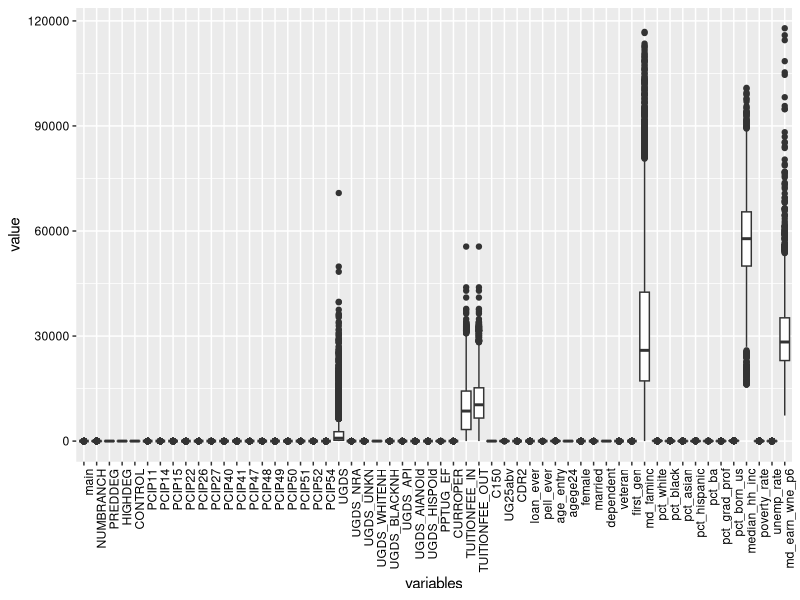
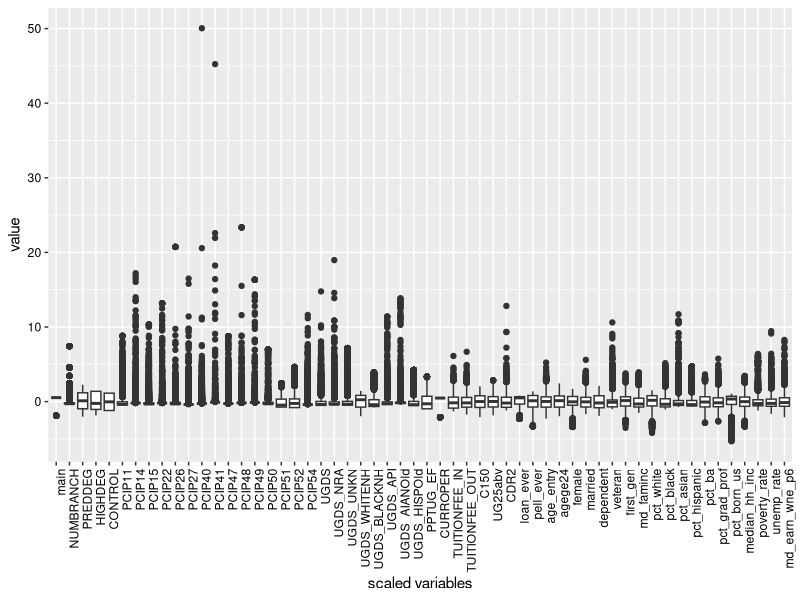
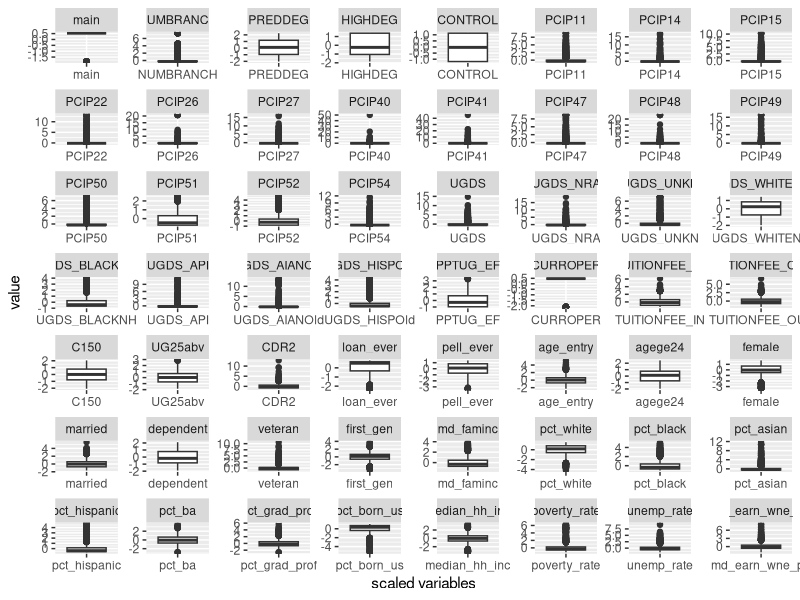
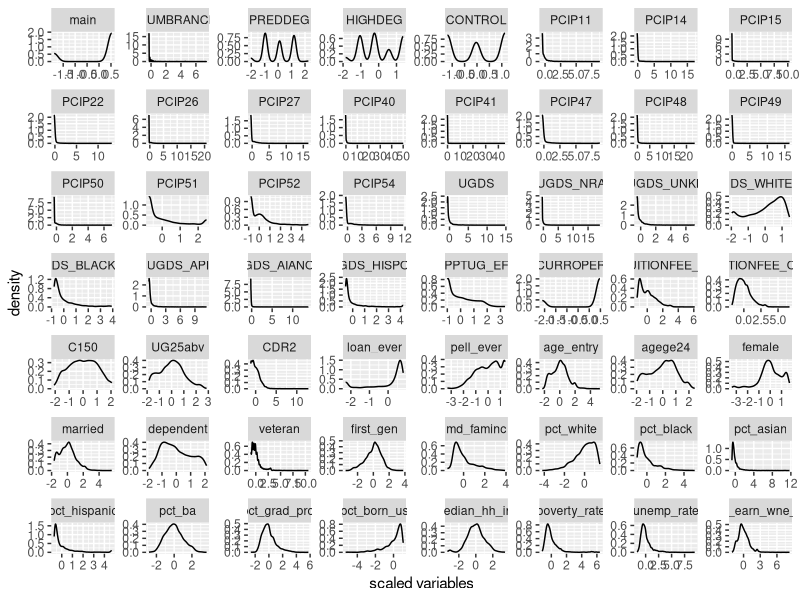
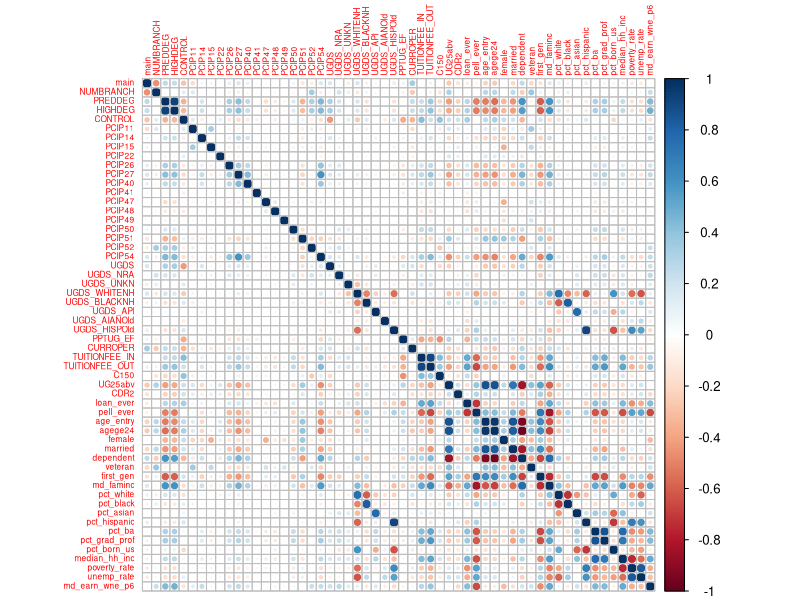
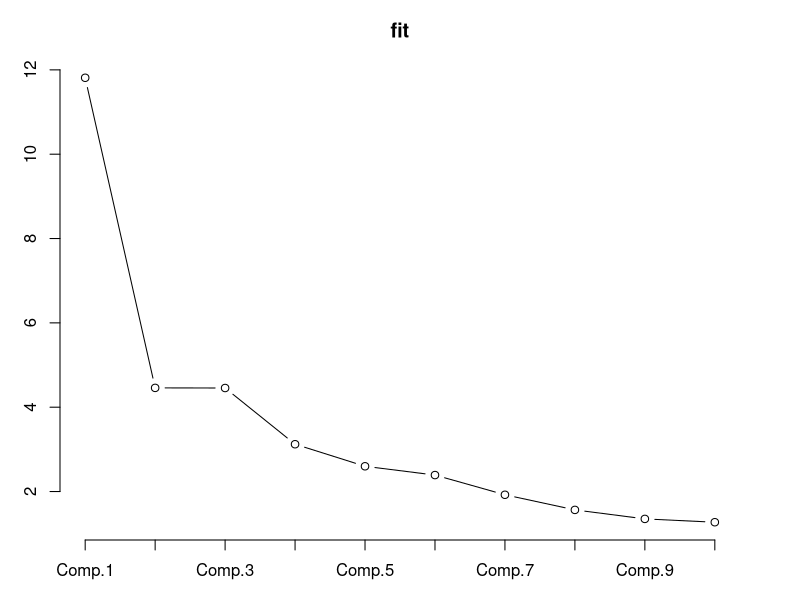
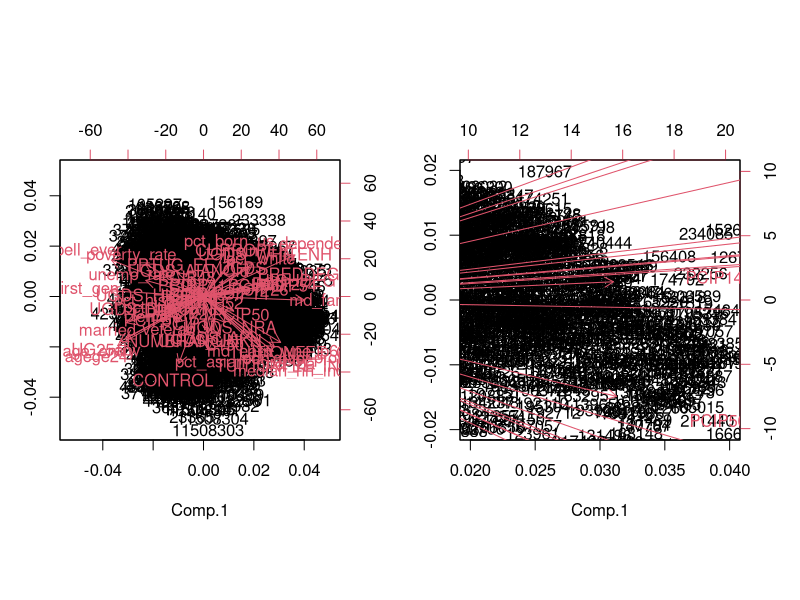
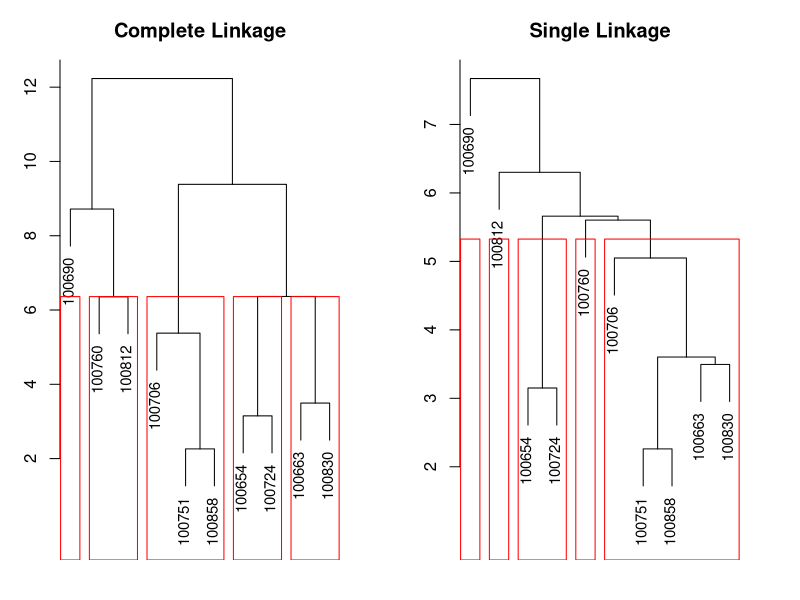

Source code (R) for these figures, in order:
e6 <- read.csv("6yearearning2005.csv")
e6 <- e6[,-1]
dim(e6)
str(e6)
summary(e6)

df6 <- e6[,5:60]
UNTID <- as.factor(e6[,1])
row.names(df6) <- UNTID

###Descriptive Statistics###
library(ggplot2)
library(reshape)
df6.melt <- melt(df6)
ggplot(df6.melt,aes(x=df6.melt$variable,y=value))+geom_boxplot()+theme(axis.text.x = element_text(angle = 90, hjust = 1,color = "black"),axis.text.y = element_text(color = "black")) + labs(x="variables")

sdf6 <- as.data.frame(scale(df6)) #scale data to make sure they have the same means
sdf6.melt <- melt(sdf6)
ggplot(sdf6.melt,aes(x=sdf6.melt$variable,y=value))+geom_boxplot()+theme(axis.text.x = element_text(angle = 90, hjust = 1,color = "black"),axis.text.y = element_text(color = "black")) + labs(x="scaled variables")
ggplot(sdf6.melt,aes(x=sdf6.melt$variable,y=value))+geom_boxplot()+facet_wrap(~variable,scales="free") + labs(x="scaled variables")

ggplot(sdf6.melt,aes(x=value))+geom_density()+facet_wrap(~variable,scales="free") + labs(x="scaled variables")

library(corrplot) ##visualizations for correlation matrices
corrplot(cor(sdf6),cl.cex = 0.8,tl.cex = 0.5)

###PCA###
library(stats)
fit <- princomp(~.,sdf6, cor =TRUE)
summary(fit)
par(mar=c(3,3,3,3))
plot(fit,type="lines")
loadings(fit)
fit$scores[1:10,]
par(mfrow=c(1,2))
biplot(fit)
biplot(fit,expand = 4, xlim=c(0.02,0.04),ylim=c(-0.02,0.02))

###Clustering###
#"Complete Shrinkage" and "Single Shrinkage"
sdf6.cluster <- sdf6[1:10,] #data has been scaled above
hc.complete <- hclust (dist(sdf6.cluster),method ="complete")
hc.single <- hclust (dist(sdf6.cluster), method ="single")
par(mfrow =c(1,2))
par(mar=c(2,3,3,3))
plot(hc.complete ,main ="Complete Linkage", xlab="", sub ="",
     cex =.9)
rect.hclust(hc.complete, k=5, border = "red")
plot(hc.single , main=" Single Linkage ", xlab="", sub ="",
     cex =.9)
rect.hclust(hc.single, k=5, border = "red")
#K-means cluster
sdf6.temp <- sdf6
wss <- (nrow(sdf6.temp)-1)*sum(apply(sdf6.temp,2,var,na.rm=TRUE))
sdf6.kk <- na.omit(sdf6.temp) #kmeans doesn't work for NA values in the R
for(i in 2:10) wss[i] <- sum(kmeans(sdf6.kk,centers=i)$withinss)
par(mfrow =c(1,1))
plot(1:10,wss,type="b",xlab="Number of Clusters",ylab="Within groups sum of squares")
sdf6.kktemp <- scale(sdf6.kk);fit <- kmeans(sdf6.kktemp,3)
library(cluster); 
par(mar=c(5,5,4,4))
clusplot(sdf6.kktemp, fit$cluster, color=TRUE, shade=TRUE, 
         labels=2, lines=0,col.p = fit$cluster,cex = 0.5)
fit$size
